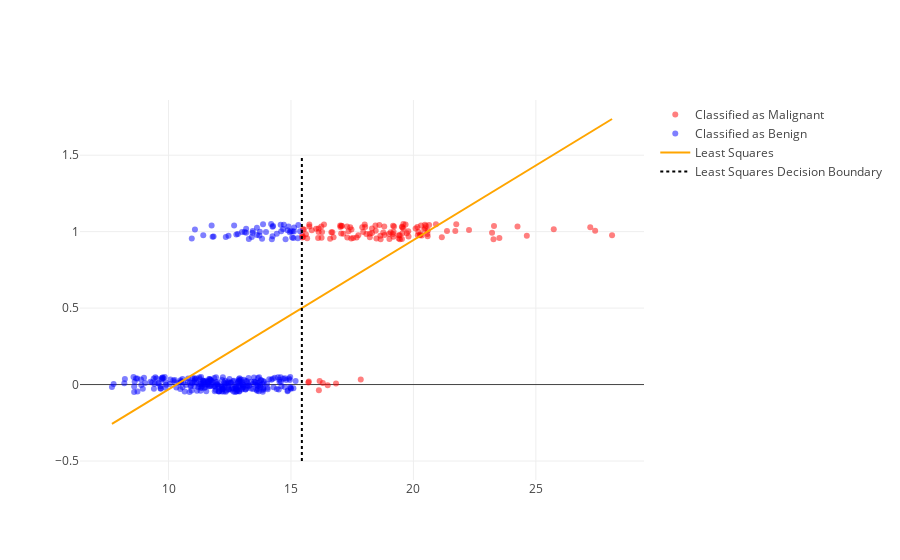

Notebook cell for this chart:
### Markdown cell above
---
<br/><br/><br/><br/><br/>

# Simple Decision Rule

Suppose we instituted the following simple decision rule:

$$\Large
\text{If } f_\theta(x) > 0.5  \text{ predict 1 (malignant) else predict 0 (benign).}
$$

This simple **decision rule** is deciding that a tumor is malignant if our model predicts a values above 0.5 (closer to 1 than zero).

In the following we plot the implication of these decisions on our training data.

### Code cell
jitter_y = Y + 0.1*np.random.rand(len(Y)) - 0.05
ind_mal = least_squares_model.predict(X) > 0.5

mal_points = go.Scatter(name="Classified as Malignant", 
                    x=np.squeeze(X[ind_mal]), y = jitter_y[ind_mal], 
                    mode="markers", marker=dict(opacity=0.5, color="red"))
ben_points = go.Scatter(name="Classified as Benign", 
                    x=np.squeeze(X[~ind_mal]), y = jitter_y[~ind_mal], 
                    mode="markers", marker=dict(opacity=0.5, color="blue"))
dec_boundary = (0.5 - least_squares_model.intercept_)/least_squares_model.coef_[0]
dec_line = go.Scatter(name="Least Squares Decision Boundary", 
                      x = [dec_boundary,dec_boundary], y=[-0.5,1.5], mode="lines",
                     line=dict(color="black", dash="dot"))
py.iplot([mal_points, ben_points, model_line,dec_line])

### Figure 1 — Plotly figure (JSON) as saved in the notebook; plotly's stock layout.template omitted (floating-point values rounded to 4 significant figures; data arrays with more than 128 entries replaced by an {"elided": "..."} marker saying what was removed)
{"data": [{"marker": {"color": "red", "opacity": 0.5}, "mode": "markers", "name": "Classified as Malignant", "type": "scatter", "uid": "450732e5-521d-42da-a682-43aebe254ad6", "x": [17.75, 20.58, 22.27, 19.4, 17.35, 16.11, 18.49, 15.46, 19.21, 18.81, 17.14, 19.07, 19.16, 19.8, 16.65, 16.13, 21.75, 27.22, 21.16, 20.16, 18.65, 15.61, 17.06, 16.84, 20.48, 17.47, 20.09, 17.95, 16.69, 16.35, 16.5, 17.3, 20.59, 16.27, 17.29, 18.03, 19.18, 25.73, 24.63, 17.46, 19.44, 20.47, 20.18, 24.25, 23.29, 20.34, 16.17, 20.44, 18.82, 21.71, 15.75, 18.22, 19.53, 19.79, 19.59, 20.64, 17.08, 20.51, 23.27, 18.22, 18.08, 15.66, 18.01, 19, 17.91, 15.71, 16.24, 18.46, 18.31, 19.17, 16.74, 20.26, 15.75, 16.25, 15.46, 15.49, 19.4, 19.45, 20.29, 19.55, 17.42, 16.14, 17.02, 15.5, 18.45, 18.61, 17.05, 20.31, 19.59, 18.31, 19.53, 17.68, 18.77, 23.21, 17.01, 28.11, 27.42, 16.6, 17.54, 19.19, 15.53, 19.55, 20.57, 16.13, 16.3, 20.2, 23.51, 15.85, 20.92, 15.73, 19.73, 17.85, 19.68, 21.37, 19.02, 16.03, 18.66], "y": [0.9765, 0.9706, 1.011, 0.9761, 1.003, 0.9576, 0.9544, 0.9617, 1.034, 1.033, 0.986, 0.9961, 0.9842, 0.9679, 0.9967, 1.021, 1.048, 1.028, 0.9639, 1.031, 0.9727, 0.9829, 1.039, 0.007209, 1.023, 1.015, 1.02, 0.9979, 0.9962, 1.047, -0.003824, 0.9611, 1.007, 0.9971, 1.034, 1.031, 0.9667, 1.016, 0.9727, 0.9544, 0.9763, 1.045, 0.9766, 1.034, 1.036, 0.9753, 0.02319, 1.013, 0.9773, 1.005, 1.046, 0.964, 0.9523, 1.003, 1.021, 1.044, 1.036, 1.037, 0.9507, 0.9861, 0.9839, 0.9564, 1.046, 0.9849, 1.029, 0.01366, 1.034, 1.005, 1.021, 1.038, 0.9638, 0.9756, 1.034, 0.96, 0.9758, 1.015, 0.9549, 0.9506, 0.9816, 1.029, 1.029, -0.03697, 1.03, 0.9643, 1.041, 1.044, 0.9877, 1.04, 1.049, 0.9918, 1.031, 0.9619, 0.9936, 0.9926, 1.041, 0.9766, 1.005, 0.9529, 0.9584, 0.9996, 1.014, 0.9902, 0.9841, 0.9982, 0.01035, 0.9999, 0.9578, 1.009, 1.049, 0.02, 0.9891, 0.03357, 1.047, 1.005, 0.9513, 1.02, 0.9506]}, {"marker": {"color": "blue", "opacity": 0.5}, "mode": "markers", "name": "Classified as Benign", "type": "scatter", "uid": "e916a1dd-1fdf-448d-a830-15ddd97285ec", "x": {"elided": "309 float values"}, "y": {"elided": "309 float values"}}, {"line": {"color": "orange"}, "mode": "lines", "name": "Least Squares", "type": "scatter", "uid": "8da97ac5-9a88-4490-8882-42262f714621", "x": [7.691, 9.96, 12.23, 14.5, 16.77, 19.03, 21.3, 23.57, 25.84, 28.11], "y": [-0.2571, -0.0356, 0.1859, 0.4075, 0.629, 0.8505, 1.072, 1.294, 1.515, 1.737]}, {"line": {"color": "black", "dash": "dot"}, "mode": "lines", "name": "Least Squares Decision Boundary", "type": "scatter", "uid": "833346f2-479c-4d1e-a34a-684c2acd3a21", "x": [15.44, 15.44], "y": [-0.5, 1.5]}], "layout": {}}
